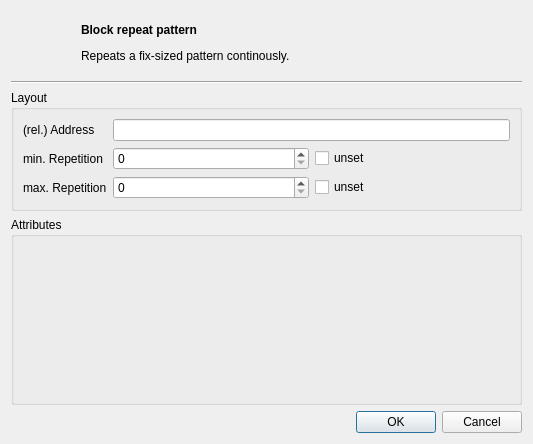
<?xml version="1.0" encoding="UTF-8"?>
<ui version="4.0">
 <class>BlockRepeatDialog</class>
 <widget class="QDialog" name="BlockRepeatDialog">
  <property name="geometry">
   <rect>
    <x>0</x>
    <y>0</y>
    <width>533</width>
    <height>444</height>
   </rect>
  </property>
  <property name="windowTitle">
   <string>Dialog</string>
  </property>
  <layout class="QVBoxLayout" name="verticalLayout_2">
   <item>
    <layout class="QHBoxLayout" name="horizontalLayout_4">
     <item>
      <widget class="QLabel" name="iconLabel">
       <property name="minimumSize">
        <size>
         <width>64</width>
         <height>64</height>
        </size>
       </property>
       <property name="text">
        <string/>
       </property>
       <property name="textFormat">
        <enum>Qt::PlainText</enum>
       </property>
      </widget>
     </item>
     <item>
      <widget class="QLabel" name="label">
       <property name="sizePolicy">
        <sizepolicy hsizetype="MinimumExpanding" vsizetype="Preferred">
         <horstretch>0</horstretch>
         <verstretch>0</verstretch>
        </sizepolicy>
       </property>
       <property name="text">
        <string>&lt;h4&gt;Block repeat pattern&lt;/h4&gt;
&lt;p&gt;Repeats a fix-sized pattern continously.&lt;/p&gt;</string>
       </property>
      </widget>
     </item>
    </layout>
   </item>
   <item>
    <widget class="Line" name="line">
     <property name="orientation">
      <enum>Qt::Horizontal</enum>
     </property>
    </widget>
   </item>
   <item>
    <widget class="QGroupBox" name="groupBox">
     <property name="title">
      <string>Layout</string>
     </property>
     <layout class="QFormLayout" name="formLayout">
      <item row="0" column="0">
       <widget class="QLabel" name="label_2">
        <property name="text">
         <string>(rel.) Address</string>
        </property>
       </widget>
      </item>
      <item row="0" column="1">
       <widget class="QLineEdit" name="address"/>
      </item>
      <item row="1" column="0">
       <widget class="QLabel" name="label_3">
        <property name="text">
         <string>min. Repetition</string>
        </property>
       </widget>
      </item>
      <item row="1" column="1">
       <layout class="QHBoxLayout" name="horizontalLayout">
        <item>
         <widget class="QSpinBox" name="minRepetition">
          <property name="maximum">
           <number>1000000000</number>
          </property>
         </widget>
        </item>
        <item>
         <widget class="QCheckBox" name="minRepetitionUnset">
          <property name="text">
           <string>unset</string>
          </property>
         </widget>
        </item>
       </layout>
      </item>
      <item row="2" column="0">
       <widget class="QLabel" name="label_4">
        <property name="text">
         <string>max. Repetition</string>
        </property>
       </widget>
      </item>
      <item row="2" column="1">
       <layout class="QHBoxLayout" name="horizontalLayout_2">
        <item>
         <widget class="QSpinBox" name="maxRepetition">
          <property name="maximum">
           <number>1000000000</number>
          </property>
         </widget>
        </item>
        <item>
         <widget class="QCheckBox" name="maxRepetitionUnset">
          <property name="text">
           <string>unset</string>
          </property>
         </widget>
        </item>
       </layout>
      </item>
     </layout>
    </widget>
   </item>
   <item>
    <widget class="QGroupBox" name="groupBox_2">
     <property name="title">
      <string>Attributes</string>
     </property>
     <layout class="QVBoxLayout" name="verticalLayout">
      <property name="spacing">
       <number>0</number>
      </property>
      <property name="leftMargin">
       <number>0</number>
      </property>
      <property name="topMargin">
       <number>0</number>
      </property>
      <property name="rightMargin">
       <number>0</number>
      </property>
      <property name="bottomMargin">
       <number>0</number>
      </property>
      <item>
       <widget class="PatternMetaEditor" name="metaEdit" native="true">
        <property name="sizePolicy">
         <sizepolicy hsizetype="Preferred" vsizetype="MinimumExpanding">
          <horstretch>0</horstretch>
          <verstretch>0</verstretch>
         </sizepolicy>
        </property>
       </widget>
      </item>
     </layout>
    </widget>
   </item>
   <item>
    <widget class="QDialogButtonBox" name="buttonBox">
     <property name="orientation">
      <enum>Qt::Horizontal</enum>
     </property>
     <property name="standardButtons">
      <set>QDialogButtonBox::Cancel|QDialogButtonBox::Ok</set>
     </property>
    </widget>
   </item>
  </layout>
 </widget>
 <customwidgets>
  <customwidget>
   <class>PatternMetaEditor</class>
   <extends>QWidget</extends>
   <header>patternmetaeditor.hh</header>
   <container>1</container>
  </customwidget>
 </customwidgets>
 <resources/>
 <connections>
  <connection>
   <sender>buttonBox</sender>
   <signal>accepted()</signal>
   <receiver>BlockRepeatDialog</receiver>
   <slot>accept()</slot>
   <hints>
    <hint type="sourcelabel">
     <x>248</x>
     <y>254</y>
    </hint>
    <hint type="destinationlabel">
     <x>157</x>
     <y>274</y>
    </hint>
   </hints>
  </connection>
  <connection>
   <sender>buttonBox</sender>
   <signal>rejected()</signal>
   <receiver>BlockRepeatDialog</receiver>
   <slot>reject()</slot>
   <hints>
    <hint type="sourcelabel">
     <x>316</x>
     <y>260</y>
    </hint>
    <hint type="destinationlabel">
     <x>286</x>
     <y>274</y>
    </hint>
   </hints>
  </connection>
 </connections>
</ui>
